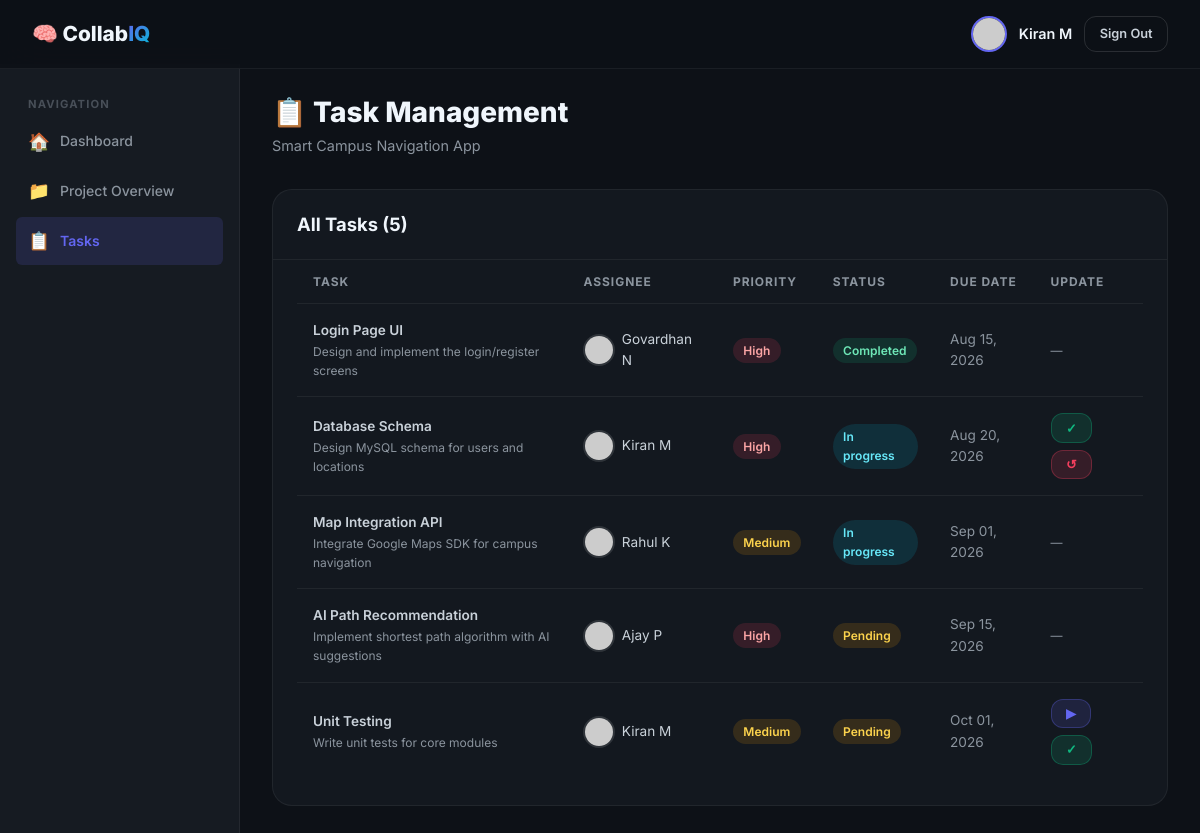
The page /project/tasks.php?id=1 (signed in) on the database its author committed.
### tables this page shows
CREATE TABLE IF NOT EXISTS projects (
    id INT AUTO_INCREMENT PRIMARY KEY,
    name VARCHAR(200) NOT NULL,
    description TEXT,
    leader_id INT,
    faculty_id INT,
    deadline DATE,
    status ENUM('planning','active','completed') DEFAULT 'planning',
    created_at TIMESTAMP DEFAULT CURRENT_TIMESTAMP,
    FOREIGN KEY (leader_id) REFERENCES students(id) ON DELETE SET NULL,
    FOREIGN KEY (faculty_id) REFERENCES faculty(id) ON DELETE SET NULL
);

CREATE TABLE IF NOT EXISTS tasks (
    id INT AUTO_INCREMENT PRIMARY KEY,
    project_id INT NOT NULL,
    title VARCHAR(200) NOT NULL,
    description TEXT,
    assigned_to INT,
    status ENUM('pending','in_progress','completed') DEFAULT 'pending',
    priority ENUM('low','medium','high') DEFAULT 'medium',
    due_date DATE,
    created_at TIMESTAMP DEFAULT CURRENT_TIMESTAMP,
    updated_at TIMESTAMP DEFAULT CURRENT_TIMESTAMP ON UPDATE CURRENT_TIMESTAMP,
    FOREIGN KEY (project_id) REFERENCES projects(id) ON DELETE CASCADE,
    FOREIGN KEY (assigned_to) REFERENCES students(id) ON DELETE SET NULL
);

CREATE TABLE IF NOT EXISTS students (
    id INT AUTO_INCREMENT PRIMARY KEY,
    name VARCHAR(150) NOT NULL,
    email VARCHAR(150) UNIQUE NOT NULL,
    password VARCHAR(255) NOT NULL,
    department VARCHAR(100),
    year ENUM('1st','2nd','3rd','4th') DEFAULT '1st',
    bio TEXT,
    github_url VARCHAR(255),
    linkedin_url VARCHAR(255),
    created_at TIMESTAMP DEFAULT CURRENT_TIMESTAMP
);

### config/db.php (called while the page is built, shortened)
<?php
function currentStudent(): array {
    $s = $_SESSION['student'] ?? [];
    return is_array($s) ? $s : [];
}
function sanitize(string $input): string {
    return htmlspecialchars(trim($input), ENT_QUOTES, 'UTF-8');
}
function generateAvatar(string $name): string {
    $initials = strtoupper(implode('', array_map(fn($w) => $w[0], explode(' ', trim($name)))));
    $colors    = ['6366f1','06b6d4','f59e0b','10b981','ef4444','8b5cf6','ec4899'];
    $color     = $colors[abs(crc32($name)) % count($colors)];
    return "https://ui-avatars.com/api/?name=" . urlencode($name)
         . "&background={$color}&color=fff&size=128&bold=true";
}

### project/tasks.php (the view, shortened to what this page needs)
<?php
require_once __DIR__ . '/../config/db.php';
$db        = getDB();
$studentId = $_SESSION['student_id'];
$student   = currentStudent();
$projId    = (int)($_GET['id'] ?? 0);
$memChk = $db->prepare("SELECT role FROM project_members WHERE project_id = ? AND student_id = ?");
$memChk->execute([$projId, $studentId]);
$myRole = $memChk->fetchColumn();
$projStmt = $db->prepare("SELECT * FROM projects WHERE id = ?");
$projStmt->execute([$projId]);
$project = $projStmt->fetch();
$isLeader = ($myRole === 'leader');
$tasks = $db->prepare("SELECT t.*, s.name AS assignee FROM tasks t LEFT JOIN students s ON s.id = t.assigned_to WHERE t.project_id = ? ORDER BY t.created_at DESC");
$tasks->execute([$projId]);
$taskList = $tasks->fetchAll();
?>
<!DOCTYPE html>
<html lang="en">
<head>
    <link rel="stylesheet" href="<?= BASE_URL ?>/assets/css/main.css">
    <link rel="stylesheet" href="<?= BASE_URL ?>/assets/css/auth.css">
    <link rel="stylesheet" href="<?= BASE_URL ?>/assets/css/dashboard.css">
</head>
<body>
    <nav class="nav">
        <div class="nav-brand">🧠 Collab<span class="gradient-text">IQ</span></div>
        <div class="nav-user">
            <img src="<?= generateAvatar($student['name']) ?>" class="nav-avatar" alt="">
            <span class="nav-name"><?= sanitize($student['name']) ?></span>
            <a href="<?= BASE_URL ?>/auth/logout.php" class="btn btn-ghost btn-sm">Sign Out</a>
        </div>
    </nav>
    <div class="app-layout">
        <aside class="sidebar">
            <div class="sidebar-section">
                <div class="sidebar-label">Navigation</div>
                <a href="<?= BASE_URL ?>/student/dashboard.php" class="sidebar-link"><span class="icon">🏠</span> Dashboard</a>
                <a href="<?= BASE_URL ?>/project/view.php?id=<?= $projId ?>" class="sidebar-link"><span class="icon">📁</span> Project Overview</a>
                <a href="<?= BASE_URL ?>/project/tasks.php?id=<?= $projId ?>" class="sidebar-link active"><span class="icon">📋</span> Tasks</a>
            </div>
        </aside>
        <main class="main-content">
            <div class="page-header">
                <h1>📋 Task Management</h1>
                <p><?= sanitize($project['name']) ?></p>
            </div>
            <div class="data-card">
                <div class="data-card-header">
                    <h3 class="data-card-title">All Tasks (<?= count($taskList) ?>)</h3>
                </div>
                <div class="data-card-body" style="padding:0 1.5rem 1.5rem;">
                    <?php if (empty($taskList)): ?>
                    <div class="empty-state" style="padding:2.5rem 0;"><p>No tasks assigned yet.</p></div>
                    <?php else: ?>
                    <div class="table-wrapper">
                        <table>
                            <thead>
                                <tr><th>Task</th><th>Assignee</th><th>Priority</th><th>Status</th><th>Due Date</th><th>Update</th></tr>
                            </thead>
                            <tbody>
                                <?php foreach ($taskList as $t): ?>
                                <tr>
                                    <td>
                                        <div class="fw-600 text-sm"><?= sanitize($t['title']) ?></div>
                                        <?php if ($t['description']): ?>
                                        <div class="text-xs text-muted"><?= sanitize(mb_strimwidth($t['description'],0,80,'…')) ?></div>
                                        <?php endif; ?>
                                    </td>
                                    <td>
                                        <?php if ($t['assignee']): ?>
                                        <div style="display:flex;align-items:center;gap:.4rem;">
                                            <img src="<?= generateAvatar($t['assignee']) ?>" class="avatar-sm avatar" alt="">
                                            <span class="text-sm"><?= sanitize($t['assignee']) ?></span>
                                        </div>
                                        <?php else: ?><span class="text-muted text-sm">—</span><?php endif; ?>
                                    </td>
                                    <td><span class="badge priority-<?= $t['priority'] ?>"><?= ucfirst($t['priority']) ?></span></td>
                                    <td><span class="badge task-status-badge status-<?= $t['status'] ?>"><?= ucfirst(str_replace('_',' ',$t['status'])) ?></span></td>
                                    <td class="text-sm text-muted"><?= $t['due_date'] ? date('M d, Y', strtotime($t['due_date'])) : '—' ?></td>
                                    <td>
                                        <?php if ($t['assigned_to'] == $studentId || $isLeader): ?>
                                        <div style="display:flex;gap:.4rem;flex-wrap:wrap;">
                                            <?php if ($t['status'] !== 'in_progress'): ?><button class="btn btn-secondary btn-sm" onclick="updateTaskStatus(<?= $t['id'] ?>,'in_progress',this)">▶</button><?php endif; ?>
                                            <?php if ($t['status'] !== 'completed'): ?><button class="btn btn-success btn-sm" onclick="updateTaskStatus(<?= $t['id'] ?>,'completed',this)">✓</button><?php endif; ?>
                                            <?php if ($t['status'] !== 'pending'): ?><button class="btn btn-danger btn-sm" onclick="updateTaskStatus(<?= $t['id'] ?>,'pending',this)">↺</button><?php endif; ?>
                                        </div>
                                        <?php else: ?><span class="text-muted text-xs">—</span><?php endif; ?>
                                    </td>
                                </tr>
                                <?php endforeach; ?>
                            </tbody>
                        </table>
                    </div>
                    <?php endif; ?>
                </div>
            </div>
        </main>
    </div>
</body>
</html>

### rows shown on the page
projects: name "Smart Campus Navigation App"
tasks: title "Login Page UI", description "Design and implement the login/register screens", assigned_to.name "Govardhan N", priority "High", status "Completed", due_date "Aug 15, 2026"
tasks: title "Database Schema", description "Design MySQL schema for users and locations", assigned_to.name "Kiran M", priority "High", status "In progress", due_date "Aug 20, 2026"
tasks: title "Map Integration API", description "Integrate Google Maps SDK for campus navigation", assigned_to.name "Rahul K", priority "Medium", status "In progress", due_date "Sep 01, 2026"
tasks: title "AI Path Recommendation", description "Implement shortest path algorithm with AI suggestions", assigned_to.name "Ajay P", priority "High", status "Pending", due_date "Sep 15, 2026"
tasks: title "Unit Testing", description "Write unit tests for core modules", assigned_to.name "Kiran M", priority "Medium", status "Pending", due_date "Oct 01, 2026"

### other values the page prints
$student['name'] "Kiran M"
count($taskList) "5"
